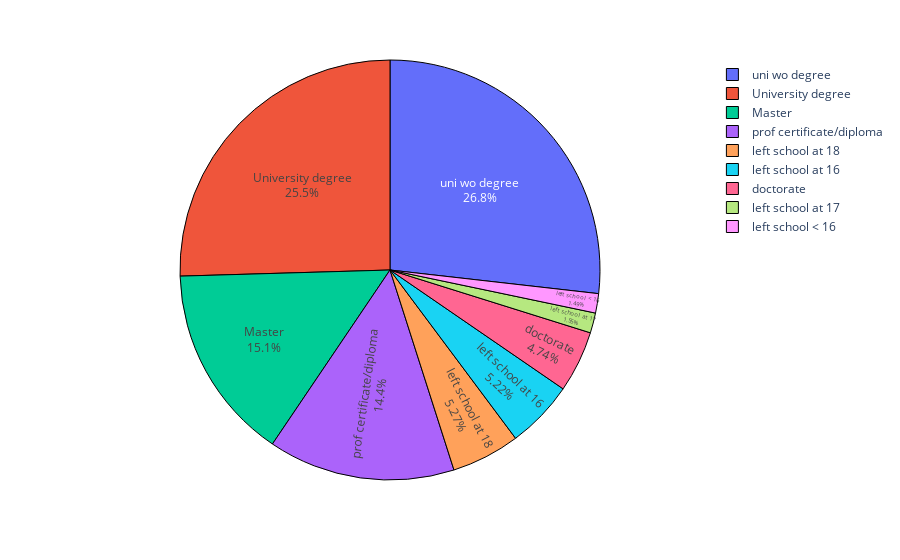

The code cell stored with this chart in its notebook:
### Code cell
px.pie(data_mod2, names = 'Education').update_traces(textposition= 'inside', textinfo = 'percent+label',
                  marker = dict(line = dict(color='black', width= 1)))

### Figure 1 — Plotly figure (JSON) as saved in the notebook; plotly's stock layout.template omitted (floating-point values rounded to 4 significant figures; data arrays with more than 128 entries replaced by an {"elided": "..."} marker saying what was removed)
{"data": [{"domain": {"x": [0, 1], "y": [0, 1]}, "hovertemplate": "Education=%{label}<extra></extra>", "labels": {"elided": "1877 str values"}, "legendgroup": "", "marker": {"line": {"color": "black", "width": 1}}, "name": "", "showlegend": true, "textinfo": "percent+label", "textposition": "inside", "type": "pie"}], "layout": {"legend": {"tracegroupgap": 0}, "margin": {"t": 60}}}
